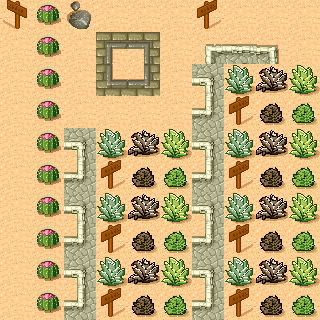

This game map was drawn from its Tiled (.tmx) file and the tilesets committed beside it. A one-line description and the trimmed map source follow:
An orthogonal 10x10 tile map with 32x32 px tiles, 5 tile layers (Testing Name 1, Testing Name 2, Testing Name 3, Testing Name 4, ...) and 3 objects.

<map version="1.0" orientation="orthogonal" renderorder="right-down" width="10" height="10" tilewidth="32" tileheight="32">
 <tileset firstgid="1" name="tmw_desert_spacing" tilewidth="32" tileheight="32" spacing="1" margin="1">
  <image source="tmw_desert_spacing.png" trans="ffffff" width="265" height="199" />
  <tile id="0">
   <properties>
    <property name="Property A" value="Hello World" />
    <property name="Property B" value="666" />
   </properties>
  </tile>
 </tileset>
 <layer name="Testing Name 1" width="10" height="10">
  <data>[100 cells, 100 non-empty, 3 distinct tile ids]</data>
 </layer>
 <layer name="Testing Name 2" width="10" height="10">
  <data>[100 cells, 18 non-empty, 9 distinct tile ids]</data>
 </layer>
 <layer name="Testing Name 3" width="10" height="10">
  <data>[100 cells, 4 non-empty, 4 distinct tile ids]</data>
 </layer>
 <layer name="Testing Name 4" width="10" height="10">
  <data>[100 cells, 19 non-empty, 10 distinct tile ids]</data>
 </layer>
 <layer name="Testing Name 5" width="10" height="10">
  <data>[100 cells, 57 non-empty, 8 distinct tile ids]</data>
 </layer>
 <objectgroup name="Polygon Testing">
  <object x="93" y="49">
   <polygon points="0,0 51,6 9,56" />
  </object>
  <object x="114" y="176">
   <polygon points="0,0 51,-24 60,33" />
  </object>
  <object x="228" y="88">
   <polyline points="0,0 54,95 -3,183 -131,201" />
  </object>
 </objectgroup>
</map>
